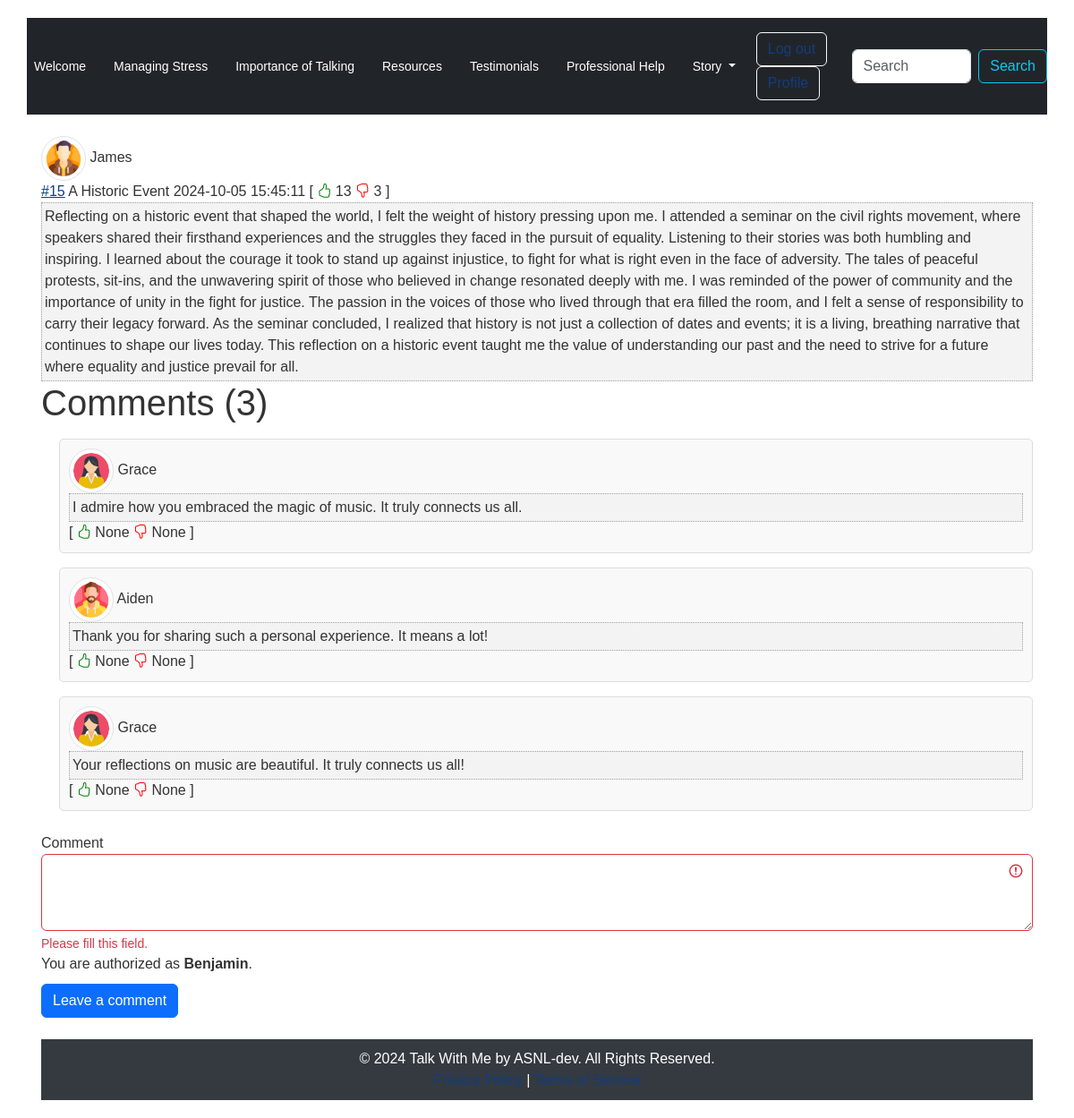
Screenshot of /post/15 (signed in) with the database file from the repository.
### models.py (models this page shows)
class User(db.Model):
    __tablename__ = 'users'
    id = db.Column(db.Integer, primary_key=True)
    username = db.Column(db.String(20), unique=True, nullable=False)
    email = db.Column(db.String(120), unique=True, nullable=False)
    password = db.Column(db.String(60), nullable=False)
    profile_picture_url = db.Column(db.String(200), nullable=True)  # New field
    stories = db.relationship('Story', backref='author', lazy=True)
    comments = db.relationship('Comment', backref='author', lazy=True)
    actions = db.relationship('UserAction', backref='user', lazy=True)

class Story(db.Model):
    __tablename__ = 'stories'
    id = db.Column(db.Integer, primary_key=True)
    title = db.Column(db.String(100), nullable=False)
    content = db.Column(db.Text, nullable=False)
    user_id = db.Column(db.Integer, db.ForeignKey('users.id'), nullable=False)
    datetime = db.Column(db.DateTime, default=datetime.utcnow)
    likes = db.Column(db.Integer, default=0)  # Add likes attribute
    dislikes = db.Column(db.Integer, default=0)  # Add dislikes attribute
    story_actions = db.relationship('UserAction', backref='acted_on_story', lazy=True, cascade="all, delete-orphan")

class Comment(db.Model):
    __tablename__ = 'comments'
    id = db.Column(db.Integer, primary_key=True)
    text = db.Column(db.Text, nullable=False)
    user_id = db.Column(db.Integer, db.ForeignKey('users.id'), nullable=False)
    story_id = db.Column(db.Integer, db.ForeignKey('stories.id'), nullable=False)
    datetime = db.Column(db.DateTime, default=datetime.utcnow)
    likes = db.Column(db.Integer, default=0)  # Add likes attribute
    dislikes = db.Column(db.Integer, default=0)  # Add dislikes attribute
    user = db.relationship('User', backref='comments_by_user')
    comment_actions = db.relationship('UserAction', backref='related_comment_action', lazy=True, cascade="all, delete-orphan")

### app.py (the view, shortened to what this page needs)
@app.route("/post/<int:id>", methods=["GET", "POST"])
def post(id):
    story = Story.query.options(db.joinedload(Story.author)).get_or_404(id)
    comments = Comment.query.filter_by(story_id=id).all()
    user_id = session.get("user_id")
    username = User.query.get(user_id).username if user_id else None
    com_count = len(comments)
    story_data = {
        "id": story.id,
        "title": story.title,
        "content": story.content,
        "author": {
            "id": story.author.id,
            "username": story.author.username,
            "profile_picture_url": story.author.profile_picture_url  # Add profile picture URL
        },
        "datetime": story.datetime,
        "likes": story.likes,
        "dislikes": story.dislikes,
    }
    return render_template('post.html', story=story_data, comments=comments, username=username, com_count=com_count)

### templates/post.html (shortened to what this page needs)
{% extends "base.html" %}
{% block body %}
<div class="view-content">
    <div class="post cit_395664">
      <div class="user-info">
    <img src="{{ url_for('static', filename=story.author.profile_picture_url if story.author.profile_picture_url else 'default_avatar.png') }}" alt="User Avatar" class="img-thumbnail">
    <span>{{ story.author.username }}</span>
    </div>
        <span class="number"><a href="#">#{{ story['id'] }}</a></span>
        <span class="title">{{ story.title }}</span>
        <span class="time">{{ story['datetime'] }}</span>
        <span class="post_id">
            [
            <span class="votes">
                <i class="bi bi-hand-thumbs-up like-button" data-id="{{ story['id'] }}" data-type="story" data-from="story" aria-label="Like"></i>
            </span>
            <span class="rating" id="like-count-{{ story['id'] }}">{{ story['likes'] }}</span>
            <span class="votes">
                <i class="bi bi-hand-thumbs-down dislike-button" data-id="{{ story['id'] }}" data-type="story" data-from="story" aria-label="Dislike"></i>
            </span>
            <span class="rating" id="dislike-count-{{ story['id'] }}">{{ story['dislikes'] }}</span>
            ]
        </span>
<div class="content">{{ story.content }}</div>
<h1>Comments ({{ com_count }})</h1>
<div class="view-content">
    {% if comments %}
        <div class="post cit_395664">
            {% for comment in comments %}
                <div class="comment mt-3">
                    <div class="user-info">
                        <img src="{{ url_for('static', filename=comment.user.profile_picture_url if comment.user.profile_picture_url else 'default_avatar.png') }}" alt="User Avatar" class="img-thumbnail">
                        <span>{{ comment.user.username }}</span>
                    </div>
                    <div class="content">{{ comment.text }}</div>
                    <span class="post_id">
                        [
                        <span class="votes">
                            <i class="bi bi-hand-thumbs-up like-button" data-id="{{ comment.id }}" data-type="comment" aria-label="Like"></i>
                        </span>
                        <span class="rating" id="like-count-{{ comment.id }}">{{ comment.likes }}</span>
                        <span class="votes">
                            <i class="bi bi-hand-thumbs-down dislike-button" data-id="{{ comment.id }}" data-type="comment" aria-label="Dislike"></i>
                        </span>
                        <span class="rating" id="dislike-count-{{ comment.id }}">{{ comment.dislikes }}</span>
                        ]
                    </span>
                </div>
            {% endfor %}
        </div>
    {% else %}
        <p>There are no comments for this story yet. You can be the first.</p>
    {% endif %}
</div>
<br>
{% if username is none %}
    <p>You are not authorized. <a href="/login">Log in</a> or <a href="/register">register</a> to leave a comment.</p>
{% else %}
    <form action="/post/{{ story['id'] }}" method="post">
        <div class="form-group">
            <label for="commentTextarea">Comment</label>
            {% if error is none %}
                <textarea name="message" class="form-control" id="commentTextarea" rows="3"></textarea>
            {% else %}
                <textarea name="message" class="form-control is-invalid" id="commentTextarea" rows="3"></textarea>
                <div class="invalid-feedback">Please fill this field.</div>
            {% endif %}
        </div>
        <p style="margin-bottom:10px">You are authorized as <b>{{ username }}</b>.</p>
        <button type="submit" class="btn btn-primary">Leave a comment</button>
    </form>
{% endif %}
{% endblock %}

### static/style.css (style rules this page uses)
a, input, textarea { outline: 0 none; }
a:link, a:active { color: #123D7F; }
body { background-attachment: fixed; background-image: url("/static/background.jpg"); background-size: cover; background-position: center; font-family: Arial, sans-serif; font-size: 16px; color: #333; background-color: #fff; padding: 20px; }
p, h1, h2, h3, h4 { margin: 0; padding: 0; border: none; }
.post .content { background-color: #f3f3f3; border: 1px dotted #a0a0a0; font-size: 100%; padding: 3px; }
.like-button { color: green; cursor: pointer; }
.dislike-button { color: red; cursor: pointer; }
.user-info img { width: 50px; height: 50px; border-radius: 50%; }
.comment { margin-left: 20px; margin-top: 10px; padding: 10px; background-color: #f9f9f9; border: 1px solid #ddd; border-radius: 5px; }

### rows the page displays
User: profile_picture_url (picture), author.username "James"
Story: title "A Historic Event", datetime "2024-10-05 15:45:11", content "Reflecting on a historic event that shaped the world, I felt the weight of history pressing upon me. I attended a seminar on the civil rights movement, where speakers shared their firsthand experiences and the struggles they faced in the pursuit of equality. Listening to their stories was both humbling and inspiring. I learned about the courage it took to stand up against injustice, to fight for what is right even in the face of adversity. The tales of peaceful protests, sit-ins, and the unwavering spirit of those who believed in change resonated deeply with me. I was reminded of the power of community and the importance of unity in the fight for justice. The passion in the voices of those…"
Comment: profile_picture_url (picture), user.username "Grace", text "I admire how you embraced the magic of music. It truly connects us all.", likes "None", dislikes "None"
Comment: profile_picture_url (picture), user.username "Aiden", text "Thank you for sharing such a personal experience. It means a lot!", likes "None", dislikes "None"
Comment: profile_picture_url (picture), user.username "Grace", text "Your reflections on music are beautiful. It truly connects us all!", likes "None", dislikes "None"
User: username "Benjamin"

### other values shown
{{ story['id'] }} "15"
{{ story['likes'] }} "13"
{{ story['dislikes'] }} "3"
{{ com_count }} "3"
